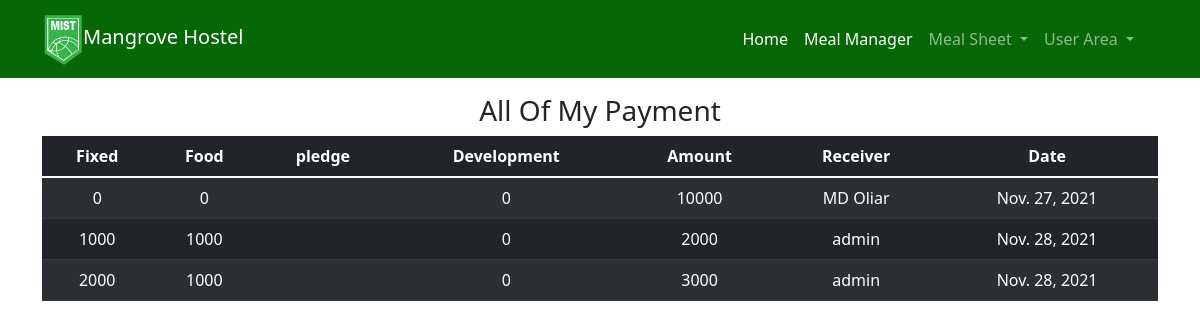
/paymenthistory/ (signed in), run on the app's committed database.
### mist/models.py (models this page shows, shortened)
class Payment_History(models.Model):
    User=models.CharField(max_length=100)
    Name=models.CharField(max_length=100,default="")
    Mobile=models.IntegerField(max_length=50,default= +880)
    Fixed=models.IntegerField(max_length=50,default=0)
    Food=models.IntegerField(max_length=50,default=0)
    Pledge=models.IntegerField(max_length=50,default=0)
    Development=models.IntegerField(max_length=50,default=0)
    Receiver=models.CharField(max_length=100,default="")
    Amount=models.IntegerField(max_length=50,default=0)
    Date=models.DateField(default=date.today())

### mist/views.py (the view)
# urls.py: path('paymenthistory/', views.paymenthistory,name="paymenthistory"),
def paymenthistory(request):
    payhistory=Payment_History.objects.filter(User=request.user.profilupdate.Class_Roll)
    sendvar={
        "payhistory":payhistory
    }
    return render(request,"pymenthostory.html",sendvar)

### mist/templates/pymenthostory.html (shortened to what this page needs)
{% extends 'base.html' %}
{% load static %}
{% block head %}
<link rel="stylesheet" type="text/css" href="{% static 'style.css' %}">
{% endblock  %}
{% block body %}
   <div class="container mt-3" align="center">
    <h3 align="center">All Of My Payment</h3>
        <table class="table table-dark table-striped container" align="center">
            <thead align="center">
                <tr>
                    <th scope="col">Fixed</th>
                    <th scope="col">Food</th>
                    <th scope="col">pledge</th>
                    <th scope="col">Development</th>
                    <th scope="col">Amount</th>
                    <th scope="col">Receiver</th>
                    <th scope="col">Date</th>
                </tr>
            </thead>
            <tbody align="center">
            {% for i in payhistory %}
                <tr>
                    <td>{{i.Fixed}}</td>
                    <td>{{i.Food}}</td>
                    <td>{{i.pledge}}</td>
                    <td>{{i.Development}}</td>
                    <td>{{i.Amount}}</td>
                    <td>{{i.Receiver}}</td>
                    <td>{{i.Date}}</td>
                </tr>
            {% endfor %}
            </tbody>
        </table>
    </div>
{% endblock  %}

### data on the page
Payment_History: Fixed "0", Food "0", Development "0", Amount "10000", Receiver "MD Oliar", Date "Nov. 27, 2021"
Payment_History: Fixed "1000", Food "1000", Development "0", Amount "2000", Receiver "admin", Date "Nov. 28, 2021"
Payment_History: Fixed "2000", Food "1000", Development "0", Amount "3000", Receiver "admin", Date "Nov. 28, 2021"
